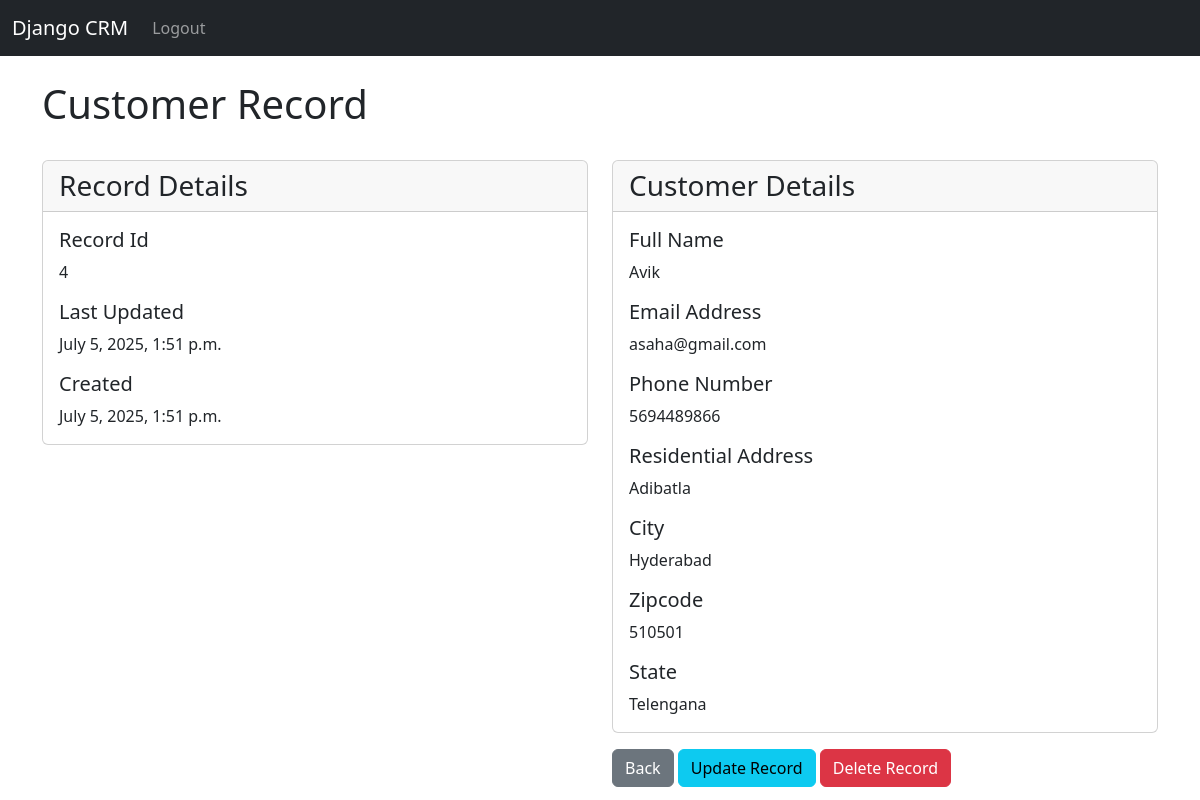
The app's page /view/4 (signed in) with its own data.
### app/models.py (models this page shows, shortened)
class Record(models.Model):
    createdAt   = models.DateTimeField(auto_now_add=True)
    updatedAt   = models.DateTimeField(auto_now=True)
    username    = models.CharField(max_length=50)
    email       = models.EmailField(max_length=50)
    phone       = models.CharField(max_length=10)
    address     = models.CharField(max_length=100)
    city        = models.CharField(max_length=50)
    state       = models.CharField(max_length=50)
    zipcode     = models.CharField(max_length=6)

### app/views.py (the view)
# urls.py: path('view/<int:key>', views.viewRecord, name='record'),
def viewRecord(request: HttpRequest, key: int):
    if request.user.is_authenticated:
        record = Record.objects.get(id=key)
        return render(request, 'record.html', { 'record': record })
    else:
        messages.warning(request, 'Please login to edit records.')
        return redirect('index')

### app/templates/record.html (shortened to what this page needs)
<!doctype html>
<html lang="en">
<head>
</head>
<body>
    {% extends 'base.html' %}
    {% block content %}
    <h1>Customer Record</h1>
    <br/>
    <div class="row">
        <div class="col-md-6">
            <div class="card mb-3">
                <h3 class="card-header">Record Details</h3>
                <div class="card-body">
                    <h5 class="card-title">Record Id</h5>
                    <p class="card-text">{{ record.id }}</p>
                    <h5 class="card-title">Last Updated</h5>
                    <p class="card-text">{{ record.updatedAt }}</p>
                    <h5 class="card-title">Created</h5>
                    <p class="card-text">{{ record.createdAt }}</p>
                </div>
            </div>
        </div>
        <div class="col-md-6">
            <div class="card mb-3">
                <h3 class="card-header">Customer Details</h3>
                <div class="card-body">
                    <h5 class="card-title">Full Name</h5>
                    <p class="card-text">{{ record.username }}</p>
                    <h5 class="card-title">Email Address</h5>
                    <p class="card-text">{{ record.email }}</p>
                    <h5 class="card-title">Phone Number</h5>
                    <p class="card-text">{{ record.phone }}</p>
                    <h5 class="card-title">Residential Address</h5>
                    <p class="card-text">{{ record.address }}</p>
                    <h5 class="card-title">City</h5>
                    <p class="card-text">{{ record.city }}</p>
                    <h5 class="card-title">Zipcode</h5>
                    <p class="card-text">{{ record.zipcode }}</p>
                    <h5 class="card-title">State</h5>
                    <p class="card-text">{{ record.state }}</p>
                </div>
            </div>
            <a href="{% url 'index' %}" class="btn btn-secondary" role="button">Back</a>
            <a href="{% url 'update' record.id %}" class="btn btn-info" role="button">Update Record</a>
            <a href="{% url 'delete' record.id %}" class="btn btn-danger" role="button">Delete Record</a>
        </div>
    </div>
    {% endblock %}

### records on screen
Record: id "4", updatedAt "July 5, 2025, 1:51 p.m.", createdAt "July 5, 2025, 1:51 p.m.", username "Avik", email "asaha@gmail.com", phone "5694489866", address "Adibatla", city "Hyderabad", zipcode "510501", state "Telengana"
